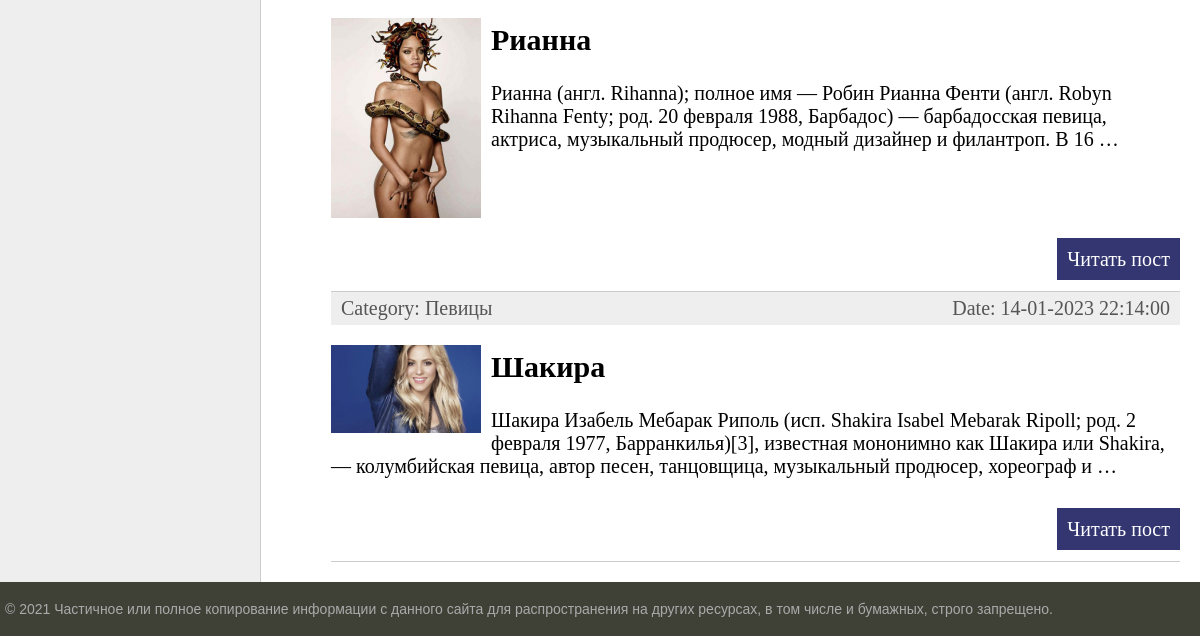
Before: / (lower part) with the older database file.
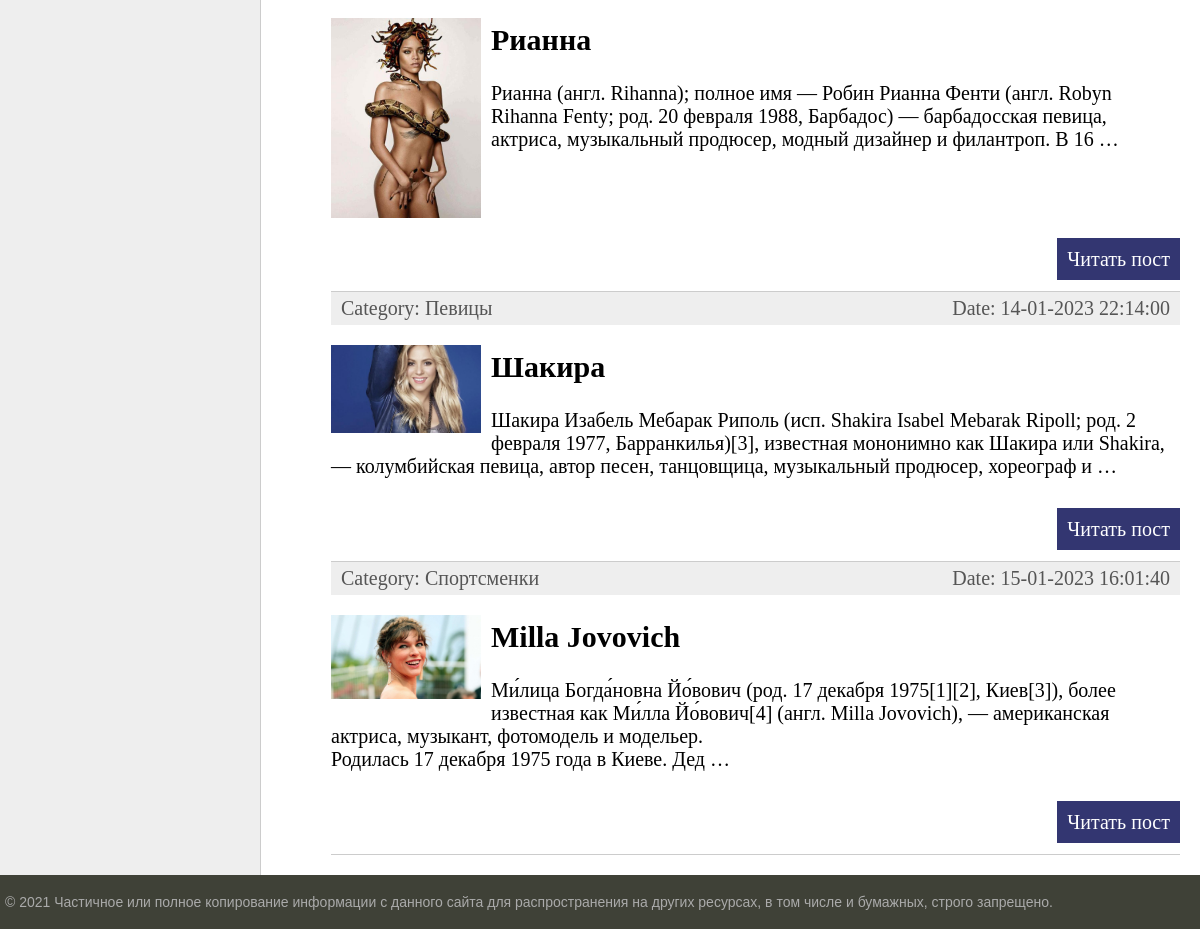
After: the same page with the newer database file.
### women/models.py (models this page shows, shortened)
class Women(models.Model):
    title = models.CharField(max_length=255, verbose_name='title')
    slug = models.SlugField(max_length=255, unique=True, db_index=True, verbose_name='URL')
    content = models.TextField(blank=True, verbose_name='content')
    photo = models.ImageField(upload_to='photos/%Y/%m/%d/', verbose_name='photo')
    time_create = models.DateTimeField(auto_now_add=True, verbose_name='time create')
    time_update = models.DateTimeField(auto_now=True, verbose_name='time update')
    is_published = models.BooleanField(default=True, verbose_name='is published')
    cat = models.ForeignKey('Category', on_delete=models.PROTECT, verbose_name='category')
    def get_absolut_url(self):
        return  reverse('post', kwargs={'post_slug': self.slug})
    class Meta:
        verbose_name = 'Famous women'
        verbose_name_plural = 'Famous women'
        ordering = ['time_create','title']

class Category(models.Model):
    name = models.CharField(max_length=100, db_index=True,verbose_name='category')
    slug = models.SlugField(max_length=255, unique=True, db_index=True, verbose_name='URL')
    def __str__(self):
        return self.name
    def get_absolut_url(self):
        return reverse('category', kwargs={'cat_slug': self.slug})
    class Meta:
        verbose_name = 'Category'
        verbose_name_plural = 'Categories'
        ordering = ['id']

### women/views.py (the view)
# urls.py: path('', index, name='home'),
def index(request):
    posts = Women.objects.all()
    context = {
        'posts': posts,
        'title': 'Main Page',
        'cat_selected': 0,
    }
    return render(request, 'women/index.html', context=context)

### women/templatetags/women_tags.py (called while the page is built)
@register.inclusion_tag('women/list_categories.html')
def show_categories(sort=None, cat_selected=0):
    cats = Category.objects.all() if not sort else Category.objects.order_by(sort)
    return  {'cats': cats, 'cat_selected': cat_selected}

@register.inclusion_tag('women/list_menu.html')
def get_menu():
    menu = Menu.objects.all()
    return {'menu': menu}

### women/templates/women/index.html (shortened to what this page needs)
{% extends 'women/base.html' %}
{% block content %}
<ul class="list-articles">
	{% for p in posts %}
			<li>
				<div class="article-panel">
					<p class="first">Category: {{p.cat}}</p>
					<p class="last">Date: {{p.time_update|date:"d-m-Y H:i:s" }}</p>
				</div>
				{% if p.photo %}
					<p><img class="img-article-left thumb" src="{{p.photo.url}}"></p>
				{% endif %}
				<h2>{{p.title}}</h2>
	{% autoescape on %}
	{{p.content|linebreaks|truncatewords:30}}
	{% endautoescape %}
			<p class="link-read-post"><a href="{{ p.get_absolut_url }}">Читать пост</a></p>
			</li>
	{% endfor %}
</ul>
{% endblock %}

### women/templates/women/base.html (shortened to what this page needs)
{% load static %}
{% load women_tags %}
<!DOCTYPE html>
<html>
<head>
	<link type="text/css" href="{% static 'women/css/styles.css' %}" rel="stylesheet" />
</head>
<body>
<table class="table-page" border=0 cellpadding="0" cellspacing="0">
<tr><td valign=top>
<table class="table-content" border=0 cellpadding="0" cellspacing="0">
<tr>
	<td valign="top" class="left-chapters">
	<ul id="leftchapters">
	</ul>
</td>
<td valign="top" class="content">
	<div class="content-text">
{% block content %}
{% endblock %}
	</div>
</td></tr></table>
</td></tr>
<tr><td valign=top>
	<div id="footer">
		<p>&copy; 2021 Частичное или полное копирование информации с данного сайта для распространения на других ресурсах, в том числе и бумажных, строго запрещено.</p>
	</div>
</td></tr></table>
</body>
</html>

### women/static/women/css/styles.css (style rules this page uses)
html, body { font-family: 'Arial'; margin: 0; padding: 0; height: 100%; width: 100%; color: #444; }
a { color: #0059b2; text-decoration: none; }
img { max-width: 600px; height: auto; }
img.img-article-left { max-width: 300px; height: auto; float: left; padding: 0 10px 10px 0; }
img.img-article-left.thumb { max-width: 150px; height: auto; }
p.link-read-post { text-align: right; }
p.link-read-post a { padding: 10px; min-width: 100px; background: #333671; color: #fff; text-decoration: none; }
div.article-panel { background: #eee; padding: 5px 10px 5px 10px; box-sizing: border-box; overflow: hidden; color: #555; }
div.article-panel p.first { margin: 0; float: left; }
div.article-panel p.last { margin: 0; float: right; }
ul.list-articles { list-style: none; margin: 0; padding: 0; }
ul.list-articles li { border-bottom: 1px solid #ccc; }
.table-page { width: 100%; height: 100%; vertical-align: top; }
.table-page tr { height: 100%; }
.table-content { width: 100%; min-height: 100%; height: 100%; }
.left-chapters { margin: 0; background: #eee; border-right: 1px solid #ccc; min-height: 100%; }
.left-chapters ul { width: 230px; min-height: 100%; margin: 0; padding: 20px 10px 10px 20px; list-style: none; font-size: 20px; }
.content { padding: 40px 20px 20px 40px; width: 100%; box-sizing: border-box; }
.content-text { margin: 60px 0 0 30px; color: #000; font-size: 20px; font-family: Yandex Sans Display Light; }
#footer { box-sizing: border-box; background: #3F4137; padding: 5px; color: #aaa; font-size: 14px; font-family: Verdana, Geneva, Arial, Helvetica; text-align: left; overflow: hidden; }

Changed rows visible on the page:
added Women: cat "Спортсменки", time_update "15-01-2023 16:01:40", photo (picture), title "Milla Jovovich", content "Ми́лица Богда́новна Йо́вович (род. 17 декабря 1975[1][2], Киев[3]), более известная как Ми́лла Йо́вович[4] (англ. Milla Jovovich), — американская актриса, музыкант, фотомодель и модельер. Родилась 17 декабря 1975 года в Киеве. Дед …"
